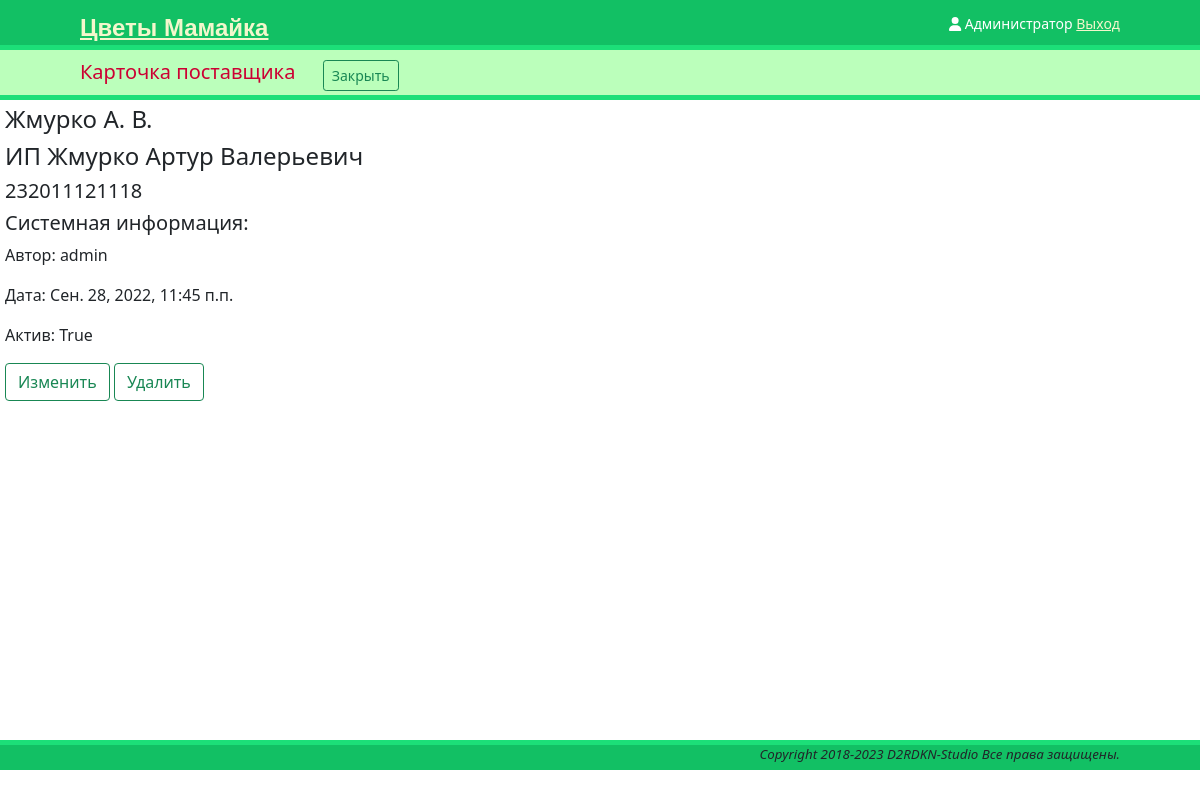
The app's page /references/suppliers/2 (signed in) with its own data.
### references/suppliers/models.py (models this page shows, shortened)
class Supplier(models.Model):
    category = models.ForeignKey(SupplierGroup, on_delete=models.SET_NULL,
                                 db_index=True, null=True, verbose_name='Группа')
    name = models.CharField(max_length=125, verbose_name='Наименование')
    full_name = models.CharField(max_length=255, verbose_name='Полное наименование')
    email = models.EmailField(blank=True, verbose_name='Почта')
    phone = models.CharField(max_length=20, verbose_name='Телефон')
    phone2 = models.CharField(blank=True, max_length=20, verbose_name='Телефон2')
    address = models.TextField(blank=True, verbose_name='Адрес')
    post_address = models.TextField(blank=True, verbose_name='Почтовый адрес')
    INN = models.CharField(max_length=12, verbose_name='ИНН')
    KPP = models.CharField(max_length=9, verbose_name='КПП')
    director = models.CharField(max_length=128, verbose_name='Руководитель')
    description = models.TextField(blank=True, verbose_name='Описание')
    createdBy = models.ForeignKey(User, related_name='supplier_author', on_delete=models.PROTECT,
                                  verbose_name='Автор')
    createdOn = models.DateTimeField(auto_now_add=True, verbose_name='Создан')
    isActive = models.BooleanField(default=True)
    class Meta:
        verbose_name = 'Поставщик'
        verbose_name_plural = 'Поставщик'

### references/suppliers/views.py (the view)
# urls.py: path('<int:pk>', suppliers_views.SupplierDetailView.as_view(), name='supplier_detail'),
class SupplierDetailView(LoginRequiredMixin, DetailView):
    model = Supplier
    template_name = 'references/suppliers/detail.html'
    context_object_name = 'supplier'

### templates/references/suppliers/detail.html (shortened to what this page needs)
{% extends "onepage.html" %}
{% load static %}
{% block subheader %}
    <h5 class="inline"> Карточка поставщика </h5>
    <a href="{% url 'suppliers_list' %}" class="btn btn-outline-success btn-sm">Закрыть</a>
{% endblock %}
{% block main %}
    <div class="divcenter">
    <div class="Container">
        <div class="row">
            <div class="col-8">
                    <h4>{{ supplier.full_name }}</h4>
                    <h4>{{ supplier.name }}</h4>
            </div>
        </div>
    </div>
    <div>
        <h5>{{ supplier.INN }}</h5>
    </div>
    <div>
        <h5>Системная информация:</h5>
        <p>Автор: {{ supplier.createdBy }}</p>
        <p>Дата: {{ supplier.createdOn }}</p>
        <p>Актив: {{ supplier.isActive }}</p>
    </div>
    <a href="{% url 'supplier_edit' supplier.id %}" class="btn btn-outline-success">Изменить</a>
    <a href="{% url 'supplier_delete' supplier.id %}" class="btn btn-outline-success">Удалить</a>
 </div>
{% endblock %}

### templates/base.html (shortened to what this page needs)
{% load static %}
<!DOCTYPE html>
<html>
<head>
    <link type="text/css" href="{% static "/css/base.css" %}" rel="stylesheet">
    <link href="{% static 'fontawesomefree/css/all.min.css' %}" rel="stylesheet" type="text/css">
    <link href="https://cdn.jsdelivr.net/npm/bootstrap@5.0.2/dist/css/bootstrap.min.css" rel="stylesheet"
>
</head>
<body>
<header>
    <span class="logo">
        <a href="{% url 'main' %}">Цветы Мамайка</a> </span>
    <span class="user">
        {% if request.user.is_authenticated %}
            {{ request.user.first_name }}
            <a href="{% url "logout" %}">Выход</a>
        {% else %}
            <a href="{% url "login" %}">Войти</a>
        {% endif %}
    </span>
    <span class="avatar">
       <i class="fa-solid fa-user"></i>
    </span>
</header>
<article>
    {% block content %}
    {% endblock %}
</article>
<footer>
    <p>Copyright 2018-{% now "Y" %} D2RDKN-Studio Все права защищены.</p>
</footer>
</body>
</html>

### static/css/base.css (style rules this page uses)
body { margin: 0; padding: 0; }
header { padding: 10px 80px; font-size: 14px; background: #12c064; color: #fff; border-bottom: 5px solid #1cdf78; height: 50px; }
header .logo { float: left; color: #f3f7cc; font-size: 24px; font-family: "OpenSans-Semibold",sans-serif; font-weight: bold; }
header a { color: #f3f7cc; }
header .avatar { float: right; padding: 3px; }
header .user { float: right; padding-top: 3px; }
footer { text-align: right; border-top: 5px #1cdf78 solid; padding-right: 80px; background: #12c064; min-height: 30px; }
footer p { font-size: smaller; font-style: italic; }
.inline { display: inline-block; }

### records on screen
Supplier: full_name "Жмурко А. В.", name "ИП Жмурко Артур Валерьевич", INN "232011121118", createdBy "admin", createdOn "Сен. 28, 2022, 11:45 п.п.", isActive "True"

### other values on screen
{{ request.user.first_name }} "Администратор"
